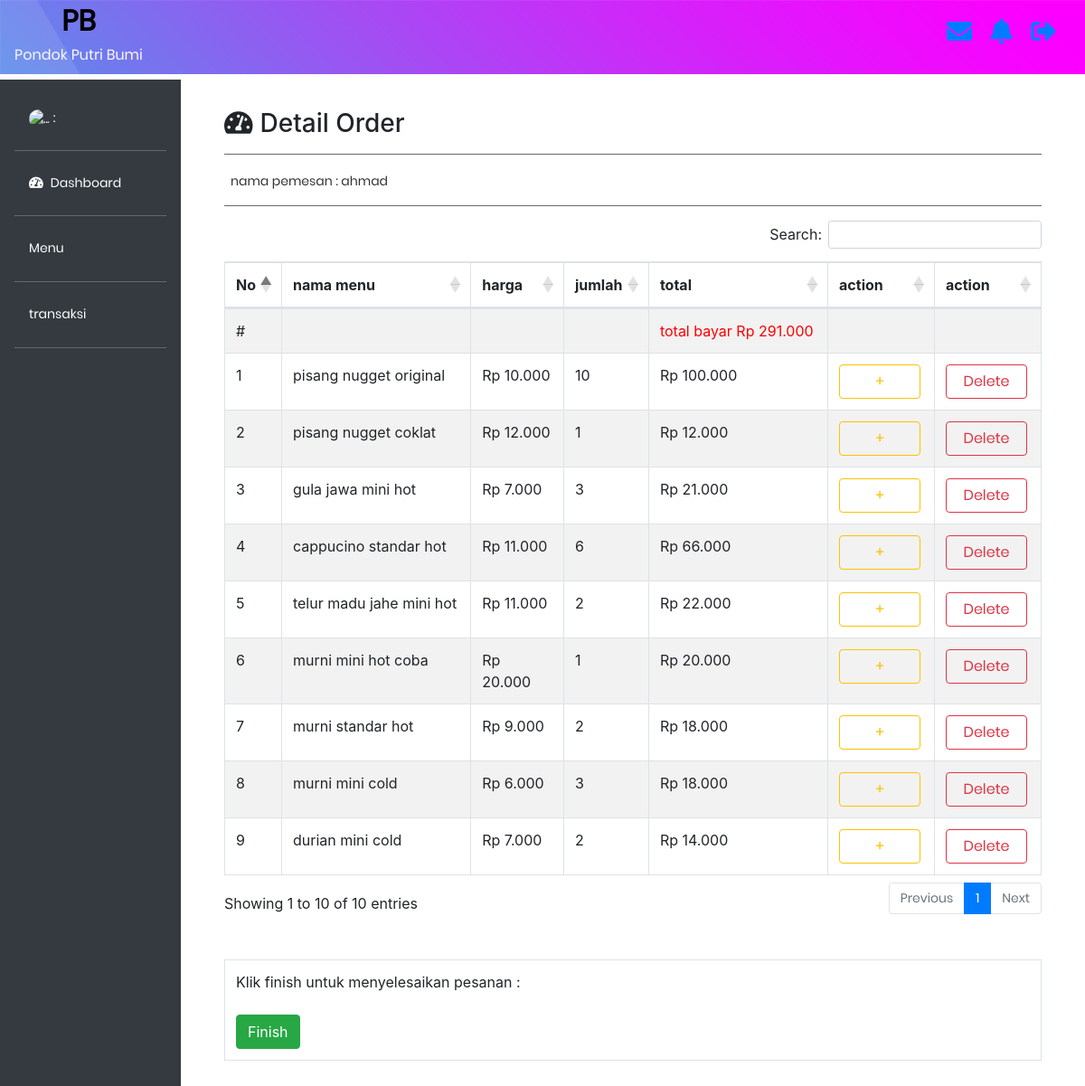
Screenshot of /detailpesan.php?id=PS001 with the database file from the repository.
### tables this page shows
CREATE TABLE `pemesan` (
  `id_pemesan` varchar(250) NOT NULL,
  `nama_pemesan` varchar(250) NOT NULL,
  `tanggal_pesan` datetime DEFAULT NULL,
  `id_user` varchar(250) DEFAULT NULL,
  `status` varchar(250) DEFAULT NULL
);

CREATE TABLE `pesanan` (
  `id_pesanan` int(11) NOT NULL,
  `id_pemesan` varchar(250) NOT NULL,
  `kd_menu` varchar(250) NOT NULL,
  `jumlah` int(11) NOT NULL,
  `total` int(11) DEFAULT NULL
);

CREATE TABLE `menu` (
  `kd_menu` varchar(250) NOT NULL,
  `nama_menu` varchar(250) NOT NULL,
  `kd_jenis_menu` varchar(250) NOT NULL,
  `kd_jenis_produk` varchar(250) NOT NULL,
  `harga` int(11) NOT NULL
);

### detailpesan.php (the view, shortened to what this page needs)
<?php
include 'database/koneksidb.php';
$sql_user = "SELECT * FROM users WHERE username = '$user_login'";
$calluser = mysqli_query($conn, $sql_user);
$data_user = mysqli_fetch_array($calluser);
$id = $_GET['id'];
$query = "SELECT id_pesanan, id_pemesan, nama_pemesan, nama_menu, harga, jumlah, total FROM pesanan INNER JOIN pemesan USING (id_pemesan)
INNER JOIN menu USING (kd_menu) WHERE id_pemesan ='$id'";
$call = mysqli_query($conn, $query);
$nama = "SELECT nama_pemesan, nama_menu, harga, jumlah, total FROM pesanan INNER JOIN pemesan USING (id_pemesan)
INNER JOIN menu USING (kd_menu) WHERE id_pemesan ='$id'";
$call12 = mysqli_query($conn, $nama);
$queritotal = "SELECT SUM(menu.harga*pesanan.jumlah)
AS total FROM menu JOIN pesanan ON menu.kd_menu=pesanan.kd_menu WHERE id_pemesan='$id'";
$call3 = mysqli_query($conn, $queritotal);
function rupiah1($row)
{
    $hasil_rupiah = "Rp " . number_format($row, 0, ".", ".");
    return $hasil_rupiah;
}
function rupiah2($tampil)
{
    $hasil_rupiah = "Rp " . number_format($tampil, 0, ".", ".");
    return $hasil_rupiah;
}
function rupiah3($jumlah)
{
    $hasil_rupiah = "Rp " . number_format($jumlah, 0, ".", ".");
    return $hasil_rupiah;
}
$querysts1 = "SELECT * FROM pemesan WHERE id_pemesan='$id'";
$tampilsts = mysqli_query($conn, $querysts1);
?>
<!doctype html>
<html lang="en">
<head>
    <link rel="stylesheet" href="https://maxcdn.bootstrapcdn.com/bootstrap/4.0.0/css/bootstrap.min.css">
    <link rel="stylesheet" type="text/css" href="admin.css">
    <link rel="stylesheet" type="text/css" href="fontawesome-free/css/all.min.css">
    <link rel="stylesheet" type="text/css" href="vendor/bootstrap/css/bootstrap.min.css">
    <link rel="stylesheet" type="text/css" href="fonts/font-awesome-4.7.0/css/font-awesome.min.css">
    <link rel="stylesheet" type="text/css" href="fonts/iconic/css/material-design-iconic-font.min.css">
    <link rel="stylesheet" type="text/css" href="vendor/animate/animate.css">
    <link rel="stylesheet" type="text/css" href="vendor/css-hamburgers/hamburgers.min.css">
    <link rel="stylesheet" type="text/css" href="vendor/animsition/css/animsition.min.css">
    <link rel="stylesheet" type="text/css" href="vendor/select2/select2.min.css">
    <link rel="stylesheet" type="text/css" href="vendor/daterangepicker/daterangepicker.css">
    <link rel="stylesheet" type="text/css" href="css/util.css">
    <link rel="stylesheet" type="text/css" href="css/main.css">
    <link rel="stylesheet" href="https://cdnjs.cloudflare.com/ajax/libs/twitter-bootstrap/4.5.2/css/bootstrap.css">
    <link rel="stylesheet" href="https://cdn.datatables.net/1.11.3/css/dataTables.bootstrap4.min.css">
    <link rel="stylesheet" type="text/css" href="https://cdn.datatables.net/buttons/2.1.0/css/buttons.bootstrap4.min.css">
    <link rel="stylesheet" href="swalert2/sweetalert2.min.css">
</head>
<body>
    <nav class="navbar navbar-expand-lg navbar-light bg-warning fixed-top" style="background-image: url('images/bg-01.jpg'); height:82px;">
        <a class="navbar-brand" href="#">
            <div class="txt1 text-center ">
                <h2 style="color: black;"><strong>PB</strong></h2>
                <h6 style="color: ghostwhite;">Pondok Putri Bumi</h6>
            </div>
        </a>
        <div class="icon ml-4">
            <h6>
                <a href="daftarpesan.php"><i class="fas fa-envelope fa-2x mr-3" data-toggle="tooltip" title="History"></i></a>
                <a href="#"><i class="fas fa-bell fa-2x mr-3" data-toggle="tooltip" title="Notification"></i></a>
                <a href="logout.php"><i class="fas fa-sign-out-alt fa-2x mr-3" data-toggle="tooltip" title="Log Out"></i></a>
            </h6>
        </div>
    </nav>
    <div class="row no-gutters mt-5">
        <div class="col-md-2 bg-dark mt-3 pr-3 pt-4">
            <ul class="nav flex-column ml-3 mb-5">
                <li class="nav-item mr5">
                    <a class="nav-link active text-white, txt2" href="#" style="color: ghostwhite;">
                        <img src="fgambar/qr.png" alt="..." class="rounded-circle mr5" width="45px" height="45px"> : <?= $data_user['username']; ?></a>
                </li>
                <hr class="bg-secondary">
                <li class="nav-item">
                    <a class="nav-link active text-white" href="dashboard.php"><i class="fas fa-tachometer-alt mr-2"></i>Dashboard</a>
                    <hr class="bg-secondary">
                </li>
                <li class="nav-item">
                    <a class="nav-link text-white" data-toggle="collapse" href="#collapseExample" aria-expanded="false" aria-controls="collapseExample">
                        Menu
                    </a>
                    <hr class="bg-secondary">
                </li>
                <li class="nav-item">
                    <a class="nav-link text-white" href="transaksi.php">transaksi</a>
                    <hr class="bg-secondary">
                </li>
            </ul>
        </div>
        <div class="col-md-10 p-5 pt-2">
            <h3><i class="fas fa-tachometer-alt mr-2"></i>Detail Order</h3>
            <hr class="bg-secondary">
            <?php foreach ($call12 as $show) ?>
            <span class="label-input100">
                <h8><?= "nama pemesan : " . $show['nama_pemesan']; ?></h8>
            </span>
            <hr class="bg-secondary">
            <div>
                <table id="example" class="table table-striped table-bordered" style="width:100%">
                    <thead>
                        <tr>
                            <?php $row = mysqli_fetch_assoc($call3) ?>
                            <th>No</th>
                            <th>nama menu</th>
                            <th>harga</th>
                            <th>jumlah</th>
                            <th>total</th>
                            <th>action</th>
                            <th>action</th>
                        </tr>
                    </thead>
                    <tbody>
                        <tr>
                            <td>#</td>
                            <td></td>
                            <td></td>
                            <td></td>
                            <td style="color: red;"><?php echo " total bayar " . rupiah1($row['total']); ?></td>
                            <td></td>
                            <td></td>
                        </tr>
                        <?php $i = 1; ?>
                        <?php while ($tampil = mysqli_fetch_array($call)) {
                            $jumlah = $tampil['harga'] * $tampil['jumlah'];
                        ?>
                            <tr>
                                <td><?php echo $i++; ?></td>
                                <td><?php echo $tampil['nama_menu']; ?> </td>
                                <td><?php echo rupiah2($tampil['harga']); ?> </td>
                                <td><?php echo $tampil['jumlah']; ?> </td>
                                <td><?php echo rupiah3($jumlah) ?></td>
                                <td>
                                    <a href="pesanan.php?id=<?php echo $tampil['id_pemesan']; ?>" class="btn btn-outline-warning" style="width: 90px;">+</a>
                                </td>
                                <td>
                                    <a href="hapus_pesanan.php?id=<?php echo $tampil['id_pesanan']; ?>" class="btn btn-outline-danger" style="width: 90px;" onclick="return confirm('Are you sure to delete data?')">Delete</a>
                                </td>
                            </tr>
                        <?php } ?>
                    </tbody>
                </table>
                <?php while ($show = mysqli_fetch_array($tampilsts)) { ?>
                    <table class="table table-bordered mt-5">
                        <tr>
                            <td>
                                <form method="post">
                                    <label for="">Klik finish untuk menyelesaikan pesanan :</label>
                                    <button name="simpan" class="btn btn-success">Finish</button>
                                </form>
                            </td>
                        </tr>
                    </table>
                <?php } ?>
            </div>
        </div>
</body>
</html>

### css/main.css (style rules this page uses)
* { margin: 0px; padding: 0px; box-sizing: border-box; }
body, html { height: 100%; font-family: Poppins-Regular, sans-serif; }
a { font-family: Poppins-Regular; font-size: 14px; line-height: 1.7; color: #666666; margin: 0px; transition: all 0.4s; -webkit-transition: all 0.4s; -o-transition: all 0.4s; -moz-transition: all 0.4s; }
h1,h2,h3,h4,h5,h6 { margin: 0px; }
ul, li { margin: 0px; list-style-type: none; }
button { outline: none !important; border: none; background: transparent; }
.txt1 { font-family: Poppins-Regular; font-size: 14px; line-height: 1.5; color: #666666; }
.txt2 { font-family: Poppins-Regular; font-size: 14px; line-height: 1.5; color: #333333; text-transform: uppercase; }
.label-input100 { font-family: Poppins-Regular; font-size: 14px; color: #333333; line-height: 1.5; padding-left: 7px; }

### rows the page displays
pemesan: nama_pemesan "ahmad"
pesanan: kd_menu.nama_menu "pisang nugget original", kd_menu.harga "Rp 10.000", jumlah "10", rupiah3($jumlah) "Rp 100.000"
pesanan: kd_menu.nama_menu "pisang nugget coklat", kd_menu.harga "Rp 12.000", jumlah "1", rupiah3($jumlah) "Rp 12.000"
pesanan: kd_menu.nama_menu "gula jawa mini hot", kd_menu.harga "Rp 7.000", jumlah "3", rupiah3($jumlah) "Rp 21.000"
pesanan: kd_menu.nama_menu "cappucino standar hot", kd_menu.harga "Rp 11.000", jumlah "6", rupiah3($jumlah) "Rp 66.000"
pesanan: kd_menu.nama_menu "telur madu jahe mini hot", kd_menu.harga "Rp 11.000", jumlah "2", rupiah3($jumlah) "Rp 22.000"
pesanan: kd_menu.nama_menu "murni mini hot coba", kd_menu.harga "Rp 20.000", jumlah "1", rupiah3($jumlah) "Rp 20.000"
pesanan: kd_menu.nama_menu "murni standar hot", kd_menu.harga "Rp 9.000", jumlah "2", rupiah3($jumlah) "Rp 18.000"
pesanan: kd_menu.nama_menu "murni mini cold", kd_menu.harga "Rp 6.000", jumlah "3", rupiah3($jumlah) "Rp 18.000"
pesanan: kd_menu.nama_menu "durian mini cold", kd_menu.harga "Rp 7.000", jumlah "2", rupiah3($jumlah) "Rp 14.000"

### other values shown
rupiah1($row['total']) "Rp 291.000"
